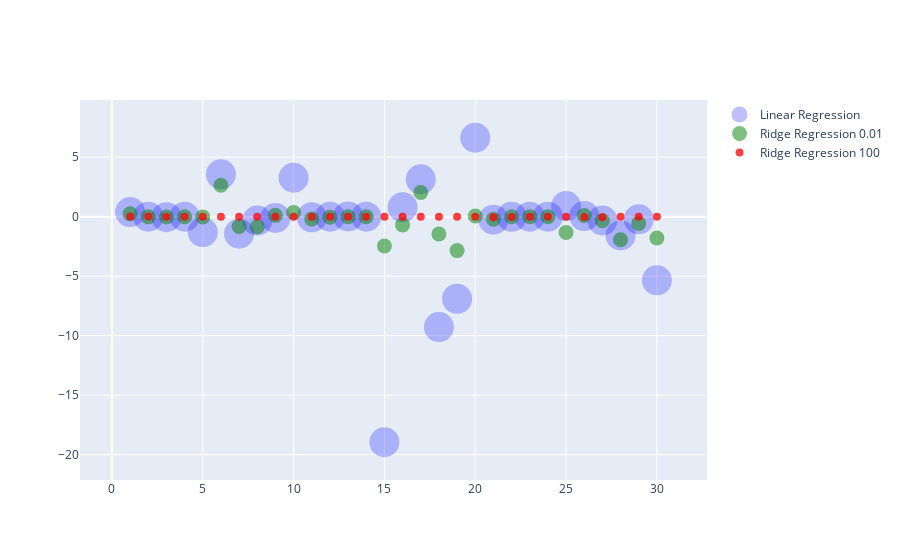

The cell this chart's notebook holds for it:
### Code cell
numcoef = len(lr.coef_)
Ridgefig = go.Figure()

Ridgefig = Ridgefig.add_trace(go.Scatter(x=np.linspace(1, numcoef, numcoef), 
                         y=lr.coef_, 
                         name='Linear Regression',
                         mode='markers',
                         marker=dict(color='blue', opacity=0.25, size=30)))

Ridgefig = Ridgefig.add_trace(go.Scatter(x=np.linspace(1, numcoef, numcoef), 
                         y=rr001.coef_, 
                         name='Ridge Regression 0.01',
                         mode='markers',
                         marker=dict(color='green', opacity=0.5, size=15))) 

Ridgefig = Ridgefig.add_trace(go.Scatter(x=np.linspace(1, numcoef, numcoef), 
                         y=rr100.coef_, 
                         name='Ridge Regression 100',
                         mode='markers',
                         marker=dict(color='red', opacity=0.75, size=8)))

Ridgefig.show()

### Figure 1 — Plotly figure (JSON) as saved in the notebook; plotly's stock layout.template omitted (floating-point values rounded to 4 significant figures)
{"data": [{"marker": {"color": "blue", "opacity": 0.25, "size": 30}, "mode": "markers", "name": "Linear Regression", "type": "scatter", "x": [1, 2, 3, 4, 5, 6, 7, 8, 9, 10, 11, 12, 13, 14, 15, 16, 17, 18, 19, 20, 21, 22, 23, 24, 25, 26, 27, 28, 29, 30], "y": [0.3873, -0.001406, -0.04129, -0.0005679, -1.307, 3.563, -1.428, -0.3253, -0.1048, 3.273, -0.04819, -0.003872, 0.02018, -0.000471, -18.95, 0.7884, 3.144, -9.272, -6.905, 6.636, -0.2492, -0.007926, 0.00501, 0.001121, 0.8999, 0.05793, -0.3111, -1.574, -0.2222, -5.343]}, {"marker": {"color": "green", "opacity": 0.5, "size": 15}, "mode": "markers", "name": "Ridge Regression 0.01", "type": "scatter", "x": [1, 2, 3, 4, 5, 6, 7, 8, 9, 10, 11, 12, 13, 14, 15, 16, 17, 18, 19, 20, 21, 22, 23, 24, 25, 26, 27, 28, 29, 30], "y": [0.252, -0.01031, -0.02604, -0.000437, -0.01589, 2.649, -0.8189, -0.8483, 0.1135, 0.3604, -0.1832, -0.03827, -0.000999, 0.000657, -2.461, -0.6874, 2.044, -1.45, -2.849, 0.05847, -0.2067, -0.0007791, 0.005989, 0.0008884, -1.33, 0.1054, -0.3326, -1.932, -0.5621, -1.785]}, {"marker": {"color": "red", "opacity": 0.75, "size": 8}, "mode": "markers", "name": "Ridge Regression 100", "type": "scatter", "x": [1, 2, 3, 4, 5, 6, 7, 8, 9, 10, 11, 12, 13, 14, 15, 16, 17, 18, 19, 20, 21, 22, 23, 24, 25, 26, 27, 28, 29, 30], "y": [0.02352, 0.007726, -0.008602, 0.0006664, -0.003267, -0.006727, -0.01285, -0.006016, -0.005739, -0.001203, -0.01206, -0.003601, -0.01192, -0.0004244, -0.0006841, -0.001218, -0.002393, -0.0007873, -0.001386, -0.0002461, -0.05178, -0.0175, -0.01295, 0.0005022, -0.006383, -0.02095, -0.03662, -0.01221, -0.01361, -0.003589]}], "layout": {}}
